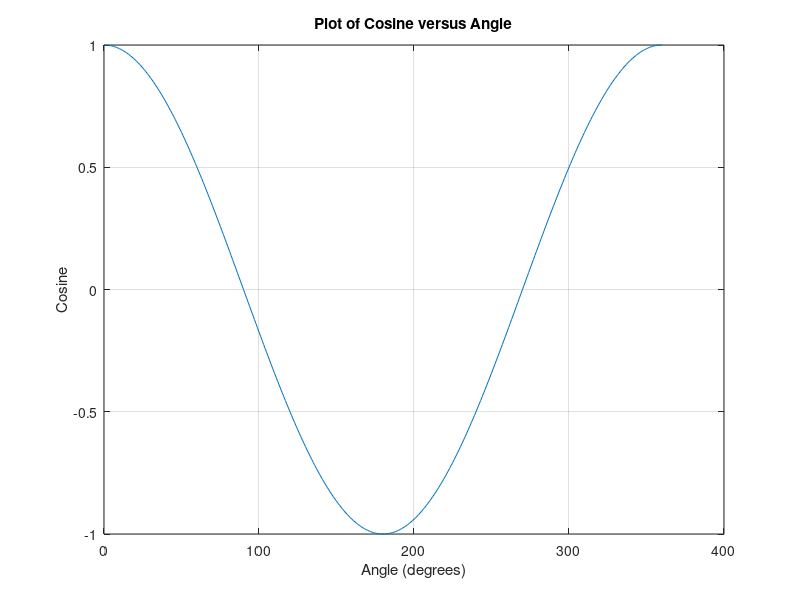

This chart was generated by the following MATLAB code:
% EOC Problem 5.6 - Jeffrey Laederach

% Define the range of angles in degrees
angles_degrees = 0:1:360;

% Initialize an empty array to store cosine values
cos_values = zeros(size(angles_degrees));

% Calculate cosine values for each angle
for i = 1:length(angles_degrees)
    angle_deg = angles_degrees(i);
    cos_values(i) = cosd(angle_deg); % cosd calculates cosine of an angle in degrees
end

% Plot the graph
plot(angles_degrees, cos_values);
xlabel('Angle (degrees)');
ylabel('Cosine');
title('Plot of Cosine versus Angle');
grid on;